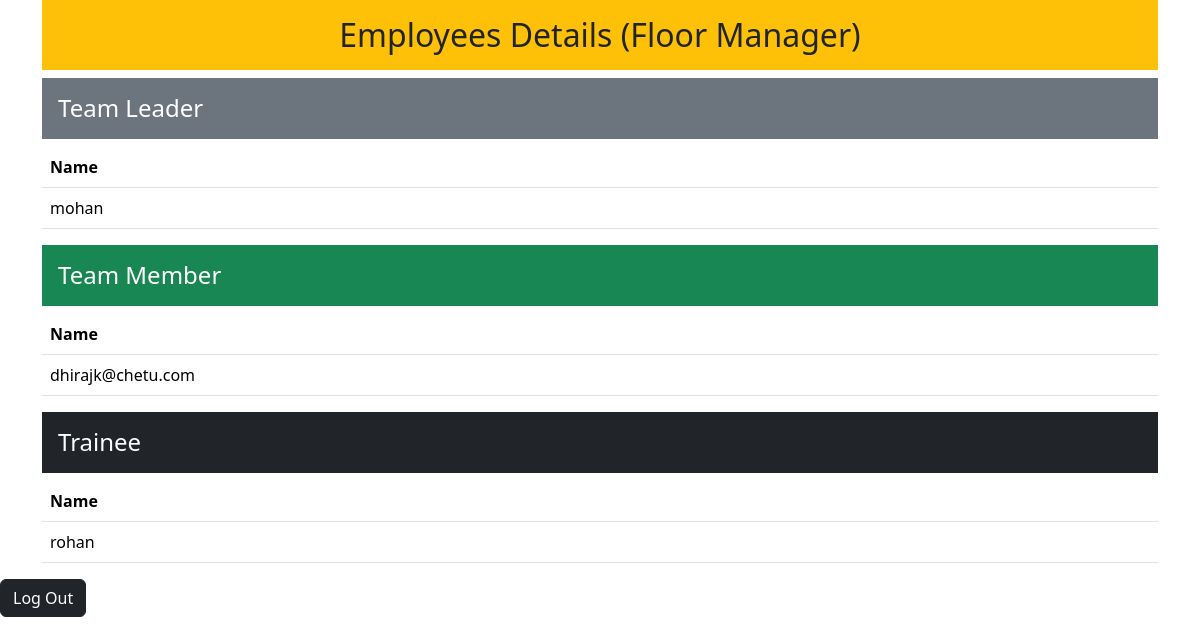
Screenshot of /detailsdata/ (signed in) with the database file from the repository.
### apps/models.py (models this page shows, shortened)
class CustomUser(AbstractUser):
    role_based = [
    ('FM', 'Floor Manager'),
    ('TL', 'Team Lead'),
    ('TM', 'Team Member'),
    ('TR', 'Trainee'),
]
    status = models.CharField(max_length=2, choices=role_based)
    objects=CustomManager()

### apps/views.py (the view)
# urls.py: path("detailsdata/",views.detailsdata,name='detailsdata'),
def detailsdata(request):
    user = request.user
    is_admin = user.is_superuser
    user_role = user.status
    fm_users = CustomUser.objects.filter(status='FM')
    tl_users = CustomUser.objects.filter(status='TL')
    tm_users = CustomUser.objects.filter(status='TM')
    tr_users = CustomUser.objects.filter(status='TR')
    print(user_role)
    context = {
        'is_admin': is_admin,
        'user_role': user_role,
        'is_floor_manager': fm_users,
        'is_team_lead': tl_users,
        'is_team_member': tm_users,
        'tr_users': tr_users,
    }
    return render(request, 'organization/list.html', context)

### apps/templates/organization/list.html (shortened to what this page needs)
<!doctype html>
<html lang="en">
  <head>
    <link rel="stylesheet" href="https://cdn.jsdelivr.net/npm/bootstrap@5.3.2/dist/css/bootstrap.min.css">
  </head>
  <body>
    {% if user_role == 'FM' %}
      <div class="container">
        <h2 class="text-center p-3 mb-2 bg-warning text-dark">
            Employees Details (Floor Manager)
        </h2>
        <h4 class="p-3 mb-2 bg-secondary text-white">Team Leader</h4>
        <table class="table">
            <thead>
              <tr>
                <th>Name</th>
              </tr>
            </thead>
            <tbody>
                {% for user in is_team_lead %}
                <tr>
                  <td>{{ user.username }}</td>
                </tr>
                {% endfor %}
            </tbody>
        </table>
        <h4 class="p-3 mb-2 bg-success text-white">Team Member</h4>
        <table class="table">
            <thead>
              <tr>
                <th>Name</th>
              </tr>
            </thead>
            <tbody>
                {% for user in is_team_member %}
                <tr>
                  <td>{{ user.email }}</td>
                </tr>
                {% endfor %}
            </tbody>
        </table>
        <h4 class="p-3 mb-2 bg-dark text-white">Trainee</h4>
        <table class="table">
            <thead>
              <tr>
                <th>Name</th>
              </tr>
            </thead>
            <tbody>
                {% for user in tr_users %}
                <tr>
                  <td>{{ user.username }}</td>
                </tr>
                {% endfor %}
            </tbody>
        </table>
    </div>
    {% endif %}
    <a href="{% url 'logout' %}" class="btn btn-dark" class="slide kenBurns">Log Out</a>
  </body>
</html>

### rows the page displays
CustomUser: username "mohan"
CustomUser: email "dhirajk@chetu.com"
CustomUser: username "rohan"
